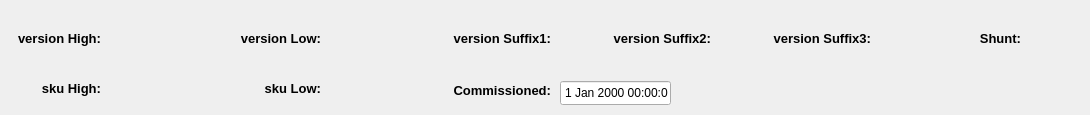
        <widget class="QWidget" name="VersionTab">
         <property name="toolTip">
          <string>Versions Tab:  Firmware and Commissioning information for an End Device.</string>
         </property>
         <attribute name="title">
          <string>Version</string>
         </attribute>
         <widget class="QLabel" name="versionVersionHighLabel">
          <property name="geometry">
           <rect>
            <x>10</x>
            <y>30</y>
            <width>91</width>
            <height>17</height>
           </rect>
          </property>
          <property name="font">
           <font>
            <family>Arial</family>
            <pointsize>10</pointsize>
            <weight>75</weight>
            <bold>true</bold>
           </font>
          </property>
          <property name="text">
           <string>version High:</string>
          </property>
          <property name="alignment">
           <set>Qt::AlignRight|Qt::AlignTrailing|Qt::AlignVCenter</set>
          </property>
         </widget>
         <widget class="QLabel" name="versionVersionLowLabel">
          <property name="geometry">
           <rect>
            <x>230</x>
            <y>30</y>
            <width>91</width>
            <height>17</height>
           </rect>
          </property>
          <property name="font">
           <font>
            <family>Arial</family>
            <pointsize>10</pointsize>
            <weight>75</weight>
            <bold>true</bold>
           </font>
          </property>
          <property name="text">
           <string>version Low:</string>
          </property>
          <property name="alignment">
           <set>Qt::AlignRight|Qt::AlignTrailing|Qt::AlignVCenter</set>
          </property>
         </widget>
         <widget class="QLabel" name="versionVersionSuffix1Label">
          <property name="geometry">
           <rect>
            <x>450</x>
            <y>30</y>
            <width>101</width>
            <height>17</height>
           </rect>
          </property>
          <property name="font">
           <font>
            <family>Arial</family>
            <pointsize>10</pointsize>
            <weight>75</weight>
            <bold>true</bold>
           </font>
          </property>
          <property name="text">
           <string>version Suffix1:</string>
          </property>
          <property name="alignment">
           <set>Qt::AlignRight|Qt::AlignTrailing|Qt::AlignVCenter</set>
          </property>
         </widget>
         <widget class="QLabel" name="versionVersionSuffix2Label">
          <property name="geometry">
           <rect>
            <x>610</x>
            <y>30</y>
            <width>101</width>
            <height>17</height>
           </rect>
          </property>
          <property name="font">
           <font>
            <family>Arial</family>
            <pointsize>10</pointsize>
            <weight>75</weight>
            <bold>true</bold>
           </font>
          </property>
          <property name="text">
           <string>version Suffix2:</string>
          </property>
          <property name="alignment">
           <set>Qt::AlignRight|Qt::AlignTrailing|Qt::AlignVCenter</set>
          </property>
         </widget>
         <widget class="QLabel" name="versionVersionSuffix3Label">
          <property name="geometry">
           <rect>
            <x>770</x>
            <y>30</y>
            <width>101</width>
            <height>17</height>
           </rect>
          </property>
          <property name="font">
           <font>
            <family>Arial</family>
            <pointsize>10</pointsize>
            <weight>75</weight>
            <bold>true</bold>
           </font>
          </property>
          <property name="text">
           <string>version Suffix3:</string>
          </property>
          <property name="alignment">
           <set>Qt::AlignRight|Qt::AlignTrailing|Qt::AlignVCenter</set>
          </property>
         </widget>
         <widget class="QLabel" name="versionSKUHighLabel">
          <property name="geometry">
           <rect>
            <x>10</x>
            <y>80</y>
            <width>91</width>
            <height>17</height>
           </rect>
          </property>
          <property name="font">
           <font>
            <family>Arial</family>
            <pointsize>10</pointsize>
            <weight>75</weight>
            <bold>true</bold>
           </font>
          </property>
          <property name="text">
           <string>sku High:</string>
          </property>
          <property name="alignment">
           <set>Qt::AlignRight|Qt::AlignTrailing|Qt::AlignVCenter</set>
          </property>
         </widget>
         <widget class="QLabel" name="versionSKULowLabel">
          <property name="geometry">
           <rect>
            <x>230</x>
            <y>80</y>
            <width>91</width>
            <height>17</height>
           </rect>
          </property>
          <property name="font">
           <font>
            <family>Arial</family>
            <pointsize>10</pointsize>
            <weight>75</weight>
            <bold>true</bold>
           </font>
          </property>
          <property name="text">
           <string>sku Low:</string>
          </property>
          <property name="alignment">
           <set>Qt::AlignRight|Qt::AlignTrailing|Qt::AlignVCenter</set>
          </property>
         </widget>
         <widget class="QLabel" name="versionCommissionedLabel">
          <property name="geometry">
           <rect>
            <x>450</x>
            <y>80</y>
            <width>101</width>
            <height>20</height>
           </rect>
          </property>
          <property name="font">
           <font>
            <family>Arial</family>
            <pointsize>10</pointsize>
            <weight>75</weight>
            <bold>true</bold>
           </font>
          </property>
          <property name="text">
           <string>Commissioned:</string>
          </property>
          <property name="alignment">
           <set>Qt::AlignRight|Qt::AlignTrailing|Qt::AlignVCenter</set>
          </property>
         </widget>
         <widget class="QDateTimeEdit" name="versionCommissionedDateTimeEdit">
          <property name="geometry">
           <rect>
            <x>560</x>
            <y>80</y>
            <width>111</width>
            <height>26</height>
           </rect>
          </property>
          <property name="readOnly">
           <bool>true</bool>
          </property>
          <property name="buttonSymbols">
           <enum>QAbstractSpinBox::NoButtons</enum>
          </property>
         </widget>
         <widget class="QLabel" name="versionShuntLabel">
          <property name="geometry">
           <rect>
            <x>920</x>
            <y>30</y>
            <width>101</width>
            <height>17</height>
           </rect>
          </property>
          <property name="font">
           <font>
            <family>Arial</family>
            <pointsize>10</pointsize>
            <weight>75</weight>
            <bold>true</bold>
           </font>
          </property>
          <property name="text">
           <string>Shunt:</string>
          </property>
          <property name="alignment">
           <set>Qt::AlignRight|Qt::AlignTrailing|Qt::AlignVCenter</set>
          </property>
         </widget>
         <widget class="QLabel" name="versionVersionHighDataLabel">
          <property name="geometry">
           <rect>
            <x>110</x>
            <y>30</y>
            <width>47</width>
            <height>21</height>
           </rect>
          </property>
          <property name="font">
           <font>
            <family>Arial</family>
            <pointsize>10</pointsize>
            <weight>75</weight>
            <bold>true</bold>
           </font>
          </property>
          <property name="text">
           <string/>
          </property>
         </widget>
         <widget class="QLabel" name="versionVersionLowDataLabel">
          <property name="geometry">
           <rect>
            <x>330</x>
            <y>30</y>
            <width>47</width>
            <height>21</height>
           </rect>
          </property>
          <property name="font">
           <font>
            <family>Arial</family>
            <pointsize>10</pointsize>
            <weight>75</weight>
            <bold>true</bold>
           </font>
          </property>
          <property name="text">
           <string/>
          </property>
         </widget>
         <widget class="QLabel" name="versionSKUHighDataLabel">
          <property name="geometry">
           <rect>
            <x>110</x>
            <y>80</y>
            <width>131</width>
            <height>21</height>
           </rect>
          </property>
          <property name="font">
           <font>
            <family>Arial</family>
            <pointsize>10</pointsize>
            <weight>75</weight>
            <bold>true</bold>
           </font>
          </property>
          <property name="text">
           <string/>
          </property>
         </widget>
         <widget class="QLabel" name="versionSKULowDataLabel">
          <property name="geometry">
           <rect>
            <x>330</x>
            <y>80</y>
            <width>91</width>
            <height>21</height>
           </rect>
          </property>
          <property name="font">
           <font>
            <family>Arial</family>
            <pointsize>10</pointsize>
            <weight>75</weight>
            <bold>true</bold>
           </font>
          </property>
          <property name="text">
           <string/>
          </property>
         </widget>
         <widget class="QLabel" name="versionVersionSuffix1DataLabel">
          <property name="geometry">
           <rect>
            <x>560</x>
            <y>30</y>
            <width>51</width>
            <height>21</height>
           </rect>
          </property>
          <property name="font">
           <font>
            <family>Arial</family>
            <pointsize>10</pointsize>
            <weight>75</weight>
            <bold>true</bold>
           </font>
          </property>
          <property name="text">
           <string/>
          </property>
         </widget>
         <widget class="QLabel" name="versionVersionSuffix2DataLabel">
          <property name="geometry">
           <rect>
            <x>720</x>
            <y>30</y>
            <width>51</width>
            <height>21</height>
           </rect>
          </property>
          <property name="font">
           <font>
            <family>Arial</family>
            <pointsize>10</pointsize>
            <weight>75</weight>
            <bold>true</bold>
           </font>
          </property>
          <property name="text">
           <string/>
          </property>
         </widget>
         <widget class="QLabel" name="versionVersionSuffix3DataLabel">
          <property name="geometry">
           <rect>
            <x>880</x>
            <y>30</y>
            <width>51</width>
            <height>21</height>
           </rect>
          </property>
          <property name="font">
           <font>
            <family>Arial</family>
            <pointsize>10</pointsize>
            <weight>75</weight>
            <bold>true</bold>
           </font>
          </property>
          <property name="text">
           <string/>
          </property>
         </widget>
         <widget class="QLabel" name="versionShuntDataLabel">
          <property name="geometry">
           <rect>
            <x>1030</x>
            <y>30</y>
            <width>51</width>
            <height>21</height>
           </rect>
          </property>
          <property name="font">
           <font>
            <family>Arial</family>
            <pointsize>10</pointsize>
            <weight>75</weight>
            <bold>true</bold>
           </font>
          </property>
          <property name="text">
           <string/>
          </property>
         </widget>
        </widget>
